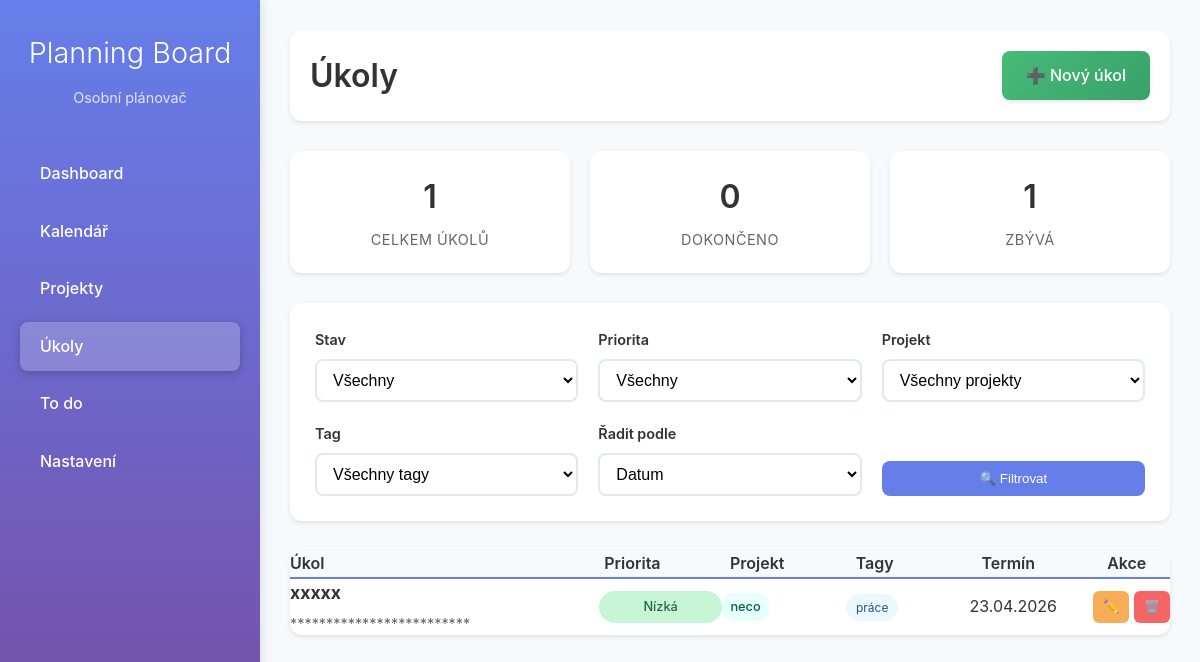
Page /tasks/tasks/ (signed in) on the earlier database version.
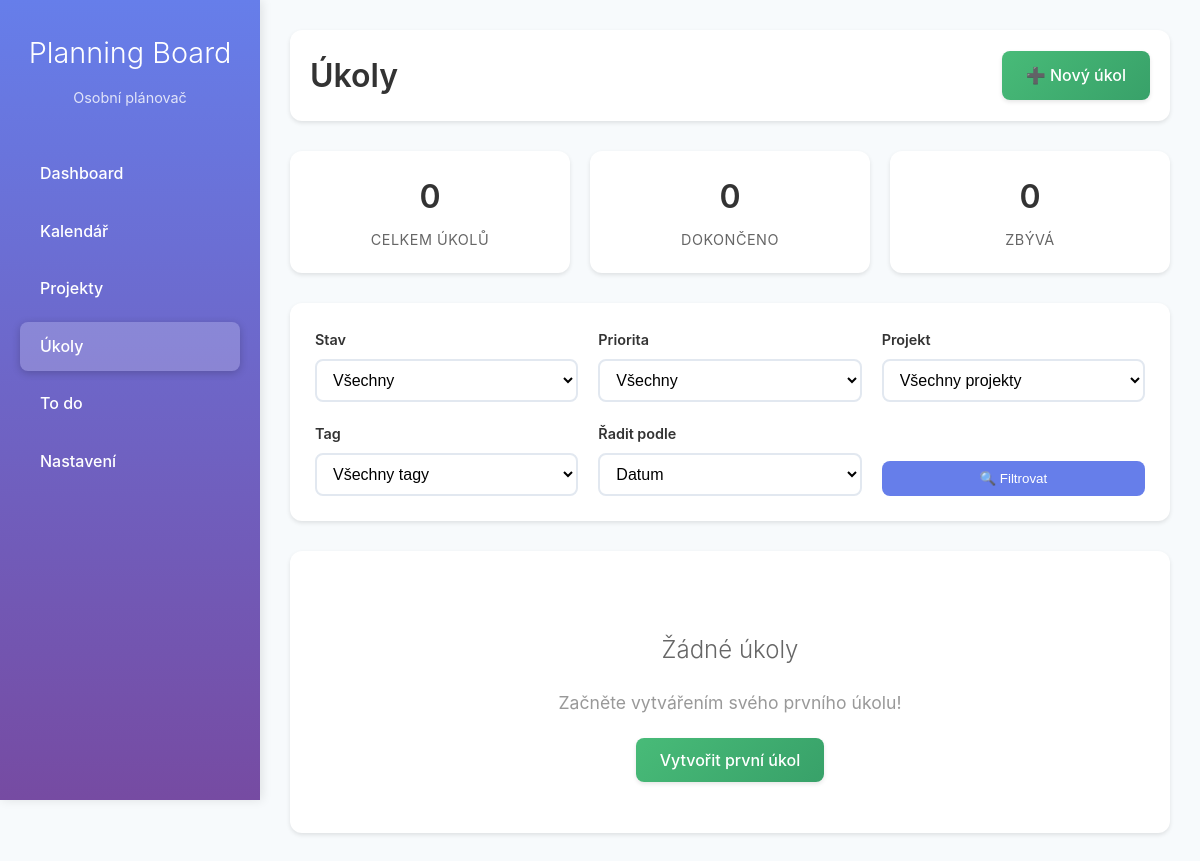
Same page on the later database version.
### tasks/models.py (models this page shows, shortened)
class Task(models.Model):
    PRIORITY_HIGH = 1
    PRIORITY_MEDIUM = 2
    PRIORITY_LOW = 3
    PRIORITY_CHOICES = [
        (PRIORITY_HIGH, "Vysoká"),
        (PRIORITY_MEDIUM, "Střední"),
        (PRIORITY_LOW, "Nízká"),
    ]
    RECURRENCE_NONE = "none"
    RECURRENCE_DAILY = "daily"
    RECURRENCE_WEEKLY = "weekly"
    RECURRENCE_MONTHLY = "monthly"
    RECURRENCE_CHOICES = [
        (RECURRENCE_NONE, "Žádné"),
        (RECURRENCE_DAILY, "Denně"),
        (RECURRENCE_WEEKLY, "Týdně"),
        (RECURRENCE_MONTHLY, "Měsíčně"),
    ]
    project = models.ForeignKey(Project, on_delete=models.CASCADE, related_name="tasks")
    user = models.ForeignKey(User, on_delete=models.CASCADE)
    title = models.CharField(max_length=255)
    description = models.TextField(blank=True)
    date = models.DateField()
    start_time = models.TimeField(null=True, blank=True)
    end_time = models.TimeField(null=True, blank=True)
    priority = models.IntegerField(choices=PRIORITY_CHOICES, default=PRIORITY_MEDIUM)
    recurrence = models.CharField(max_length=10, choices=RECURRENCE_CHOICES, default=RECURRENCE_NONE)
    repeat_until = models.DateField(null=True, blank=True)
    tags = models.ManyToManyField(Tag, blank=True)
    completed = models.BooleanField(default=False)
    created_at = models.DateTimeField(auto_now_add=True)
    @property
    def priority_css(self):
        return {
            self.PRIORITY_HIGH: "high",
            self.PRIORITY_MEDIUM: "medium",
            self.PRIORITY_LOW: "low",
        }.get(self.priority, "medium")

class Project(models.Model):
    user = models.ForeignKey(User, on_delete=models.CASCADE)
    title = models.CharField(max_length=200)
    description = models.TextField(blank=True)
    start_date = models.DateField()
    end_date = models.DateField()
    calendar = models.ForeignKey(Calendar, on_delete=models.CASCADE)

class Tag(models.Model):
    user = models.ForeignKey(User, on_delete=models.CASCADE)
    name = models.CharField(max_length=50)
    class Meta:
        unique_together = ("user", "name")
        ordering = ["name"]

### tasks/views.py (the view)
# urls.py: path("tasks/", views.task_list, name="task_list"),
@login_required
def task_list(request):
    user = request.user
    status_filter = request.GET.get('status', 'all')
    priority_filter = request.GET.get('priority', 'all')
    project_filter = request.GET.get('project', 'all')
    tag_filter = request.GET.get('tag', 'all')
    sort_by = request.GET.get('sort', 'date')
    tasks = Task.objects.filter(user=user)
    if status_filter == 'completed':
        tasks = tasks.filter(completed=True)
    elif status_filter == 'pending':
        tasks = tasks.filter(completed=False)
    else:
        settings = getattr(request.user, 'usersettings', None)
        if settings and not settings.show_completed_tasks:
            tasks = tasks.filter(completed=False)
    if priority_filter != 'all':
        try:
            tasks = tasks.filter(priority=int(priority_filter))
        except ValueError:
            pass
    if project_filter != 'all':
        tasks = tasks.filter(project_id=project_filter)
    if tag_filter != 'all':
        tasks = tasks.filter(tags__name=tag_filter)
    if sort_by == 'date':
        tasks = tasks.order_by('date', 'start_time')
    elif sort_by == 'priority':
        tasks = tasks.order_by('priority', 'date')
    elif sort_by == 'title':
        tasks = tasks.order_by('title')
    elif sort_by == 'project':
        tasks = tasks.order_by('project__title', 'date')
    elif sort_by == 'status':
        tasks = tasks.order_by('completed', 'date')
    projects = Project.objects.filter(user=user)
    tags = Tag.objects.filter(user=user).order_by('name')
    total_tasks = Task.objects.filter(user=user).count()
    completed_count = Task.objects.filter(user=user, completed=True).count()
    pending_count = total_tasks - completed_count
    context = {
        'tasks': tasks,
        'projects': projects,
        'tags': tags,
        'status_filter': status_filter,
        'priority_filter': priority_filter,
        'project_filter': project_filter,
        'tag_filter': tag_filter,
        'sort_by': sort_by,
        'total_tasks': total_tasks,
        'completed_count': completed_count,
        'pending_count': pending_count,
    }
    return render(request, "tasks/task_list.html", context)

### tasks/templates/tasks/task_list.html (shortened to what the changed rows need)
{% extends "base.html" %}
{% block content %}
<div class="tasks-header">
    <h1>Úkoly</h1>
</div>
<div class="stats-bar">
    <div class="stat-card">
        <span class="stat-number">{{ total_tasks }}</span>
        <span class="stat-label">Celkem úkolů</span>
    </div>
    <div class="stat-card">
        <span class="stat-number">{{ pending_count }}</span>
        <span class="stat-label">Zbývá</span>
    </div>
</div>
<div class="tasks-container">
    {% if tasks %}
        <div class="task-item" style="background: #f8f9fa; font-weight: 600; border-bottom: 2px solid #667eea;">
            <div>Úkol</div>
            <div>Priorita</div>
            <div>Projekt</div>
            <div>Tagy</div>
            <div>Termín</div>
            <div>Akce</div>
        </div>
        {% for task in tasks %}
            <div class="task-item">
                <div class="task-info">
                    <h3>{{ task.title }}</h3>
                    <p>
                        {% if task.description %}{{ task.description|truncatechars:80 }}{% endif %}
                    </p>
                </div>
                <div class="task-priority priority-{{ task.priority_css }}">
                    {{ task.get_priority_display }}
                </div>
                <div>
                    {% if task.project %}
                        <span class="task-project">{{ task.project.title }}</span>
                    {% else %}
                        <span style="color: #999; font-style: italic;">Bez projektu</span>
                    {% endif %}
                </div>
                <div>
                    {% if task.tags.exists %}
                        {% for tag in task.tags.all %}
                            <span class="task-tag">{{ tag.name }}</span>
                        {% endfor %}
                    {% else %}
                        <span style="color: #999; font-style: italic;">Bez tagů</span>
                    {% endif %}
                </div>
                <div>
                    {{ task.date|date:"d.m.Y" }}
                </div>
                <div class="task-actions">
                    <a href="{% url 'tasks:edit_task' task.pk %}" class="btn-small btn-edit" title="Upravit">✏️</a>
                    <a href="{% url 'tasks:delete_task' task.pk %}" class="btn-small btn-delete" title="Smazat">🗑️</a>
                </div>
            </div>
        {% endfor %}
    {% else %}
        <div class="empty-state">
            <h2>Žádné úkoly</h2>
            <p>Začněte vytvářením svého prvního úkolu!</p>
            <a href="{% url 'tasks:create_task' %}" class="create-btn">Vytvořit první úkol</a>
        </div>
    {% endif %}
</div>
{% endblock %}

Differences in the rows shown:
removed Task: title "xxxxx", description "*************************", priority "Nízká", project "neco", date "23.04.2026"
no longer on this page (row unchanged): Tag: name "práce"
Other differences:
{{ total_tasks }}: "1" → "0"
{{ pending_count }}: "1" → "0"
text no longer shown: "Úkol Priorita Projekt Tagy Termín Akce"
text now shown: "Žádné úkoly Začněte vytvářením svého prvního úkolu! Vytvořit první úkol"
